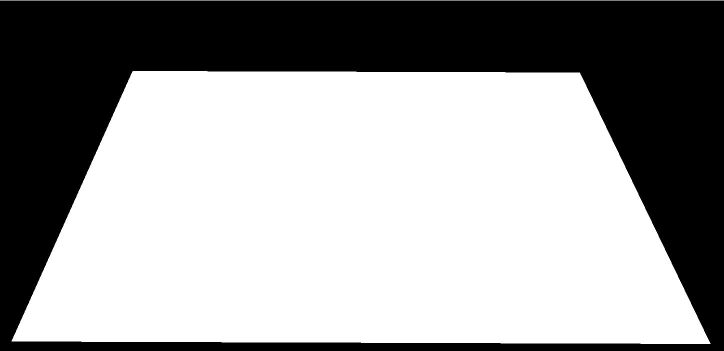
#> input picture images/court.JPG, 1448 x 701 px (shown at 1/2 size)
$ python -i utils.py   (imports and definitions only)
#> lines starting #> are read from the running program, lines starting #| are printed output that depends on the picture; after the words box and inside, x2 and y2 are one past the last pixel; in counts of white or black regions, pixels touching at a corner belong together
#> further down, picture is the input picture: shape (701, 1448, 3); min 0, max 255, mean 156.5
import cv2
import numpy as np
import math
import time
import argparse

from settings import *

# [8 lines left out: function parse_args, not called in this run]

def find_court_mask_points(src):
    """
    Detect the single field's lines and get the court mask points.

    Parameters:
    src (numpy.ndarray): first frame of the video.

    Returns:
    court_points (numpy.ndarray): array with the four court field coordinates.
    """
    src = cv2.GaussianBlur(src, (5, 5), 0)

    dst = cv2.Canny(src, 100, 200, None, 3)
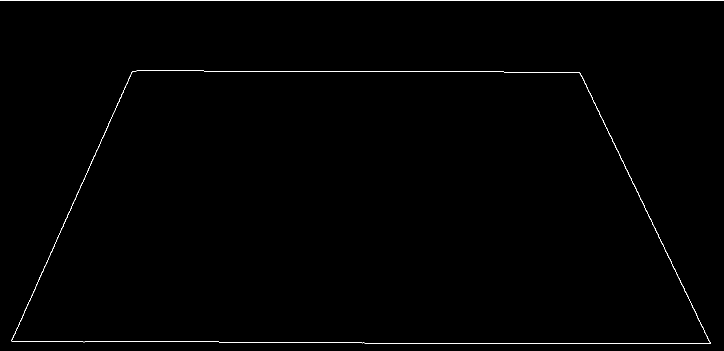
#> dst: shape (701, 1448) (shown at 1/2 size); 0.51% white in thin lines or dots

    # Detect lines in the image, with minimum length 400
    linesP = cv2.HoughLinesP(dst, 1, np.pi/180, 80, None, 400, 20)
#> linesP = [[0, 1, 1447, 1], [725, 686, 1277, 686], [23, 682, 263, 144], [27, 683, 437, 683]]

    v_lines = []

    if linesP is not None:
        for i in range(0, len(linesP)):
            l = linesP[i][0]
            if abs(l[1] - l[3]) > 100:   # Extract vertical lines
                v_lines.append(l)
#> this loop made 4 passes
#> after the loop, v_lines = [[23, 682, 263, 144]]

    left_line = None
    right_line = None

#> (the run stopped early here; a loop or call above may not have finished)

$ run again, on images/shapes.png
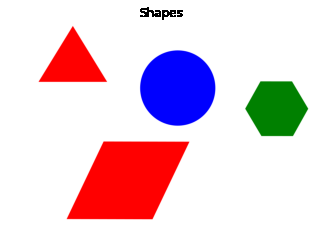
#> input picture images/shapes.png, 321 x 247 px
#> picture is the input picture: shape (247, 321, 3); mean B, G, R 218.3, 208.2, 231.6
#> in find_court_mask_points, `src = cv2.GaussianBlur(src, (5, 5), 0)`:
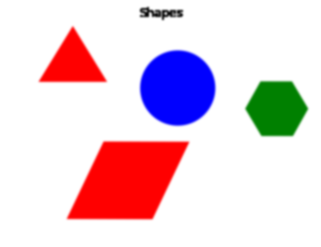
#> src: shape (247, 321, 3); mean of channels 0, 1, 2 218.3, 208.2, 231.6; drawn as B, G, R
#> in find_court_mask_points, `dst = cv2.Canny(src, 100, 200, None, 3)`:
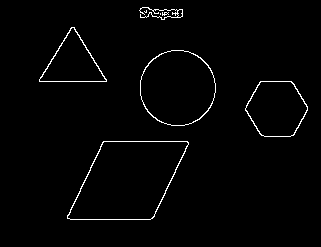
#> dst: shape (247, 321); 1.6% white in thin lines or dots, all inside (x1, y1, x2, y2) = (39, 7, 308, 220)
#> linesP = None
